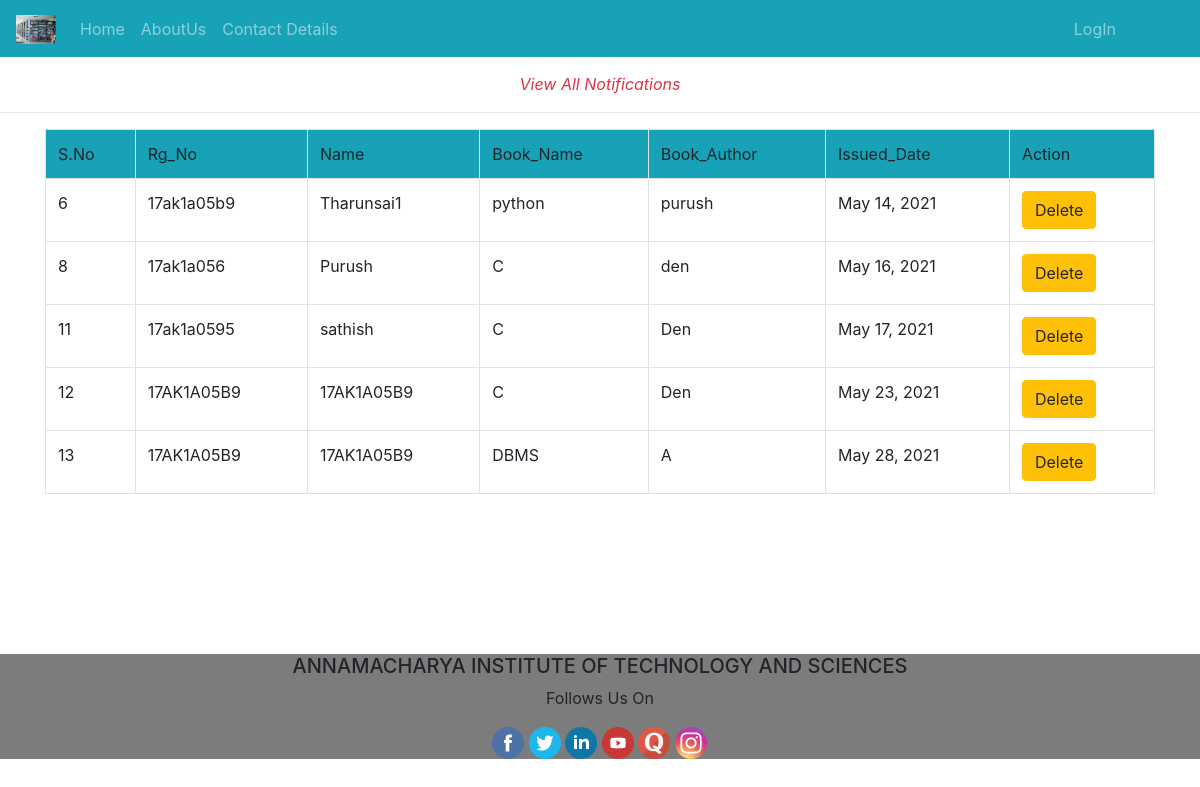
The app's page /issue_book/ with its own data.
### Library_App/models.py (models this page shows)
class st_admin_data(models.Model):
	Rg_No=models.CharField(max_length=120)
	Branch=models.CharField(max_length=120)
	Name=models.CharField(max_length=120)
	issue_status=models.IntegerField(default=0)
	Book_name=models.CharField(max_length=120)
	Book_author=models.CharField(max_length=120)
	Book_count=models.IntegerField(default=0)
	Issue_date=models.DateField(blank=True,null=True)
	Expire_date=models.DateField(blank=True,null=True)
	Return_Date=models.DateField(blank=True,null=True)
	Fine=models.IntegerField(default=0)
	uid=models.ForeignKey(User,on_delete=models.CASCADE)

### Library_App/views.py (the view)
# urls.py: path('issue_book/',views.issue_book,name='issue_book'),
def issue_book(request):
	rc=st_admin_data.objects.all()
	print(rc)
	return render(request,'html/issue_book.html',{'rc':rc})

### Library_App/templates/html/issue_book.html (shortened to what this page needs)
{% extends 'html/base.html' %}
{% load static %}
{% block content %}
<div class="text-center text-danger">
	<br>
	<span><i>View All Notifications</i></span>
</div>
<hr>
<div class="container">
	<table class="table table-bordered">
		<tr class="bg bg-info">
			<td>S.No</td>
			<td>Rg_No</td>
			<td>Name</td>
			<td>Book_Name</td>
			<td>Book_Author</td>
			<td>Issued_Date</td>
			<td>Action</td>
		</tr>
		{% for i in rc %}
		{% if i.issue_status is 1 %}
			<tr>
				<td>{{forloop.counter}}</td>
				<td>{{i.Rg_No}}</td>
				<td>{{i.Name}}</td>
				<td>{{i.Book_name}}</td>
				<td>{{i.Book_author}}</td>
				<td>{{i.Issue_date}}</td>
				<td><a class="confirm-delete btn btn-warning" href="{% url 'datadelete' i.id %}">Delete</a></td>
			</tr>
			{% endif %}
			{% endfor %}
	</table>
</div>
		<br><br><br><br><br>
{% endblock %}

### records on screen
st_admin_data: Rg_No "17ak1a05b9", Name "Tharunsai1", Book_name "python", Book_author "purush", Issue_date "May 14, 2021"
st_admin_data: Rg_No "17ak1a056", Name "Purush", Book_name "C", Book_author "den", Issue_date "May 16, 2021"
st_admin_data: Rg_No "17ak1a0595", Name "sathish", Book_name "C", Book_author "Den", Issue_date "May 17, 2021"
st_admin_data: Rg_No "17AK1A05B9", Name "17AK1A05B9", Book_name "C", Book_author "Den", Issue_date "May 23, 2021"
st_admin_data: Rg_No "17AK1A05B9", Name "17AK1A05B9", Book_name "DBMS", Book_author "A", Issue_date "May 28, 2021"
